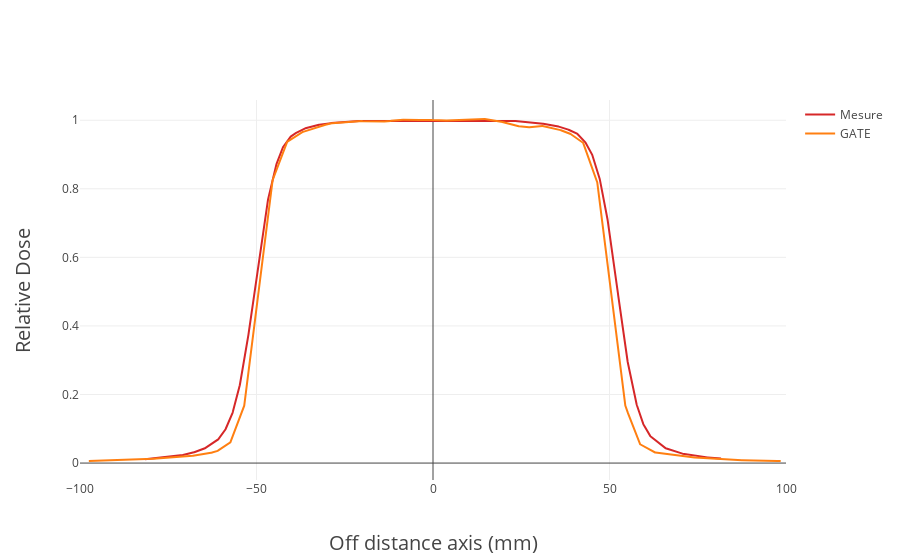

Write notebook code for a chart like this one.
### Markdown cell above
## Plot with Plotly

### Code cell
# Plot profil or PDD with plotly      
trace1 = go.Scatter(
    x = refX2,
    y = refY2,
    mode = 'lines', 
    name = 'Mesure', 
    line = dict(
        color = ('rgba(214, 39, 40, 100)')
    )
)

trace2 = go.Scatter(
    x = gateX2,
    y = gateY2,
    mode = 'lines', 
    name = 'GATE', 
    line = dict(
        color = ('rgba(255, 127, 17, 100)')
    )
)

layout1= go.Layout(
    xaxis=dict(
        range=[-100, 100],
        title='Off distance axis (mm)',
        titlefont=dict(
            size=20
        )
),

    yaxis=dict(
        title='Relative Dose',
        titlefont=dict(
            size=20)
    )
)


data1 = [trace1, trace2]
fig1 = go.Figure(data=data1, layout=layout1)
py.iplot(fig1, filename='Plot_example', image='png')

### Figure 1 — Plotly figure (JSON) as saved in the notebook; plotly's stock layout.template omitted (floating-point values rounded to 4 significant figures; data arrays with more than 128 entries replaced by an {"elided": "..."} marker saying what was removed)
{"data": [{"line": {"color": "rgba(214, 39, 40, 100)"}, "mode": "lines", "name": "Mesure", "type": "scatter", "x": {"elided": "2000 float values"}, "y": {"elided": "2000 float values"}}, {"line": {"color": "rgba(255, 127, 17, 100)"}, "mode": "lines", "name": "GATE", "type": "scatter", "x": {"elided": "2000 float values"}, "y": {"elided": "2000 float values"}}], "layout": {"xaxis": {"range": [-100, 100], "title": "Off distance axis (mm)", "titlefont": {"size": 20}}, "yaxis": {"title": "Relative Dose", "titlefont": {"size": 20}}}}
